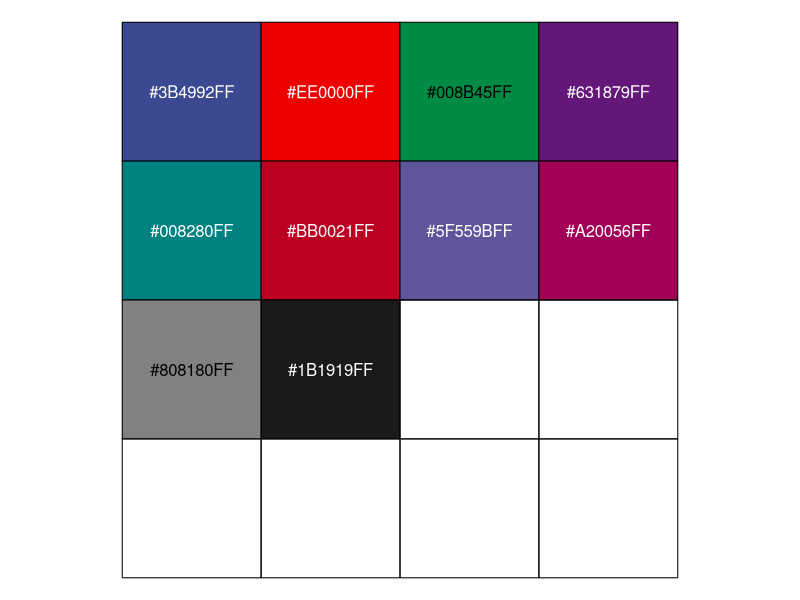
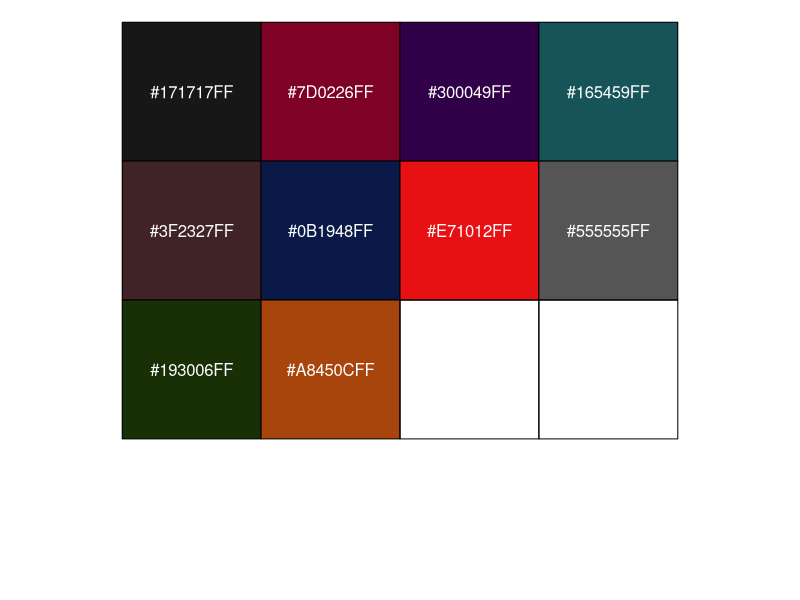
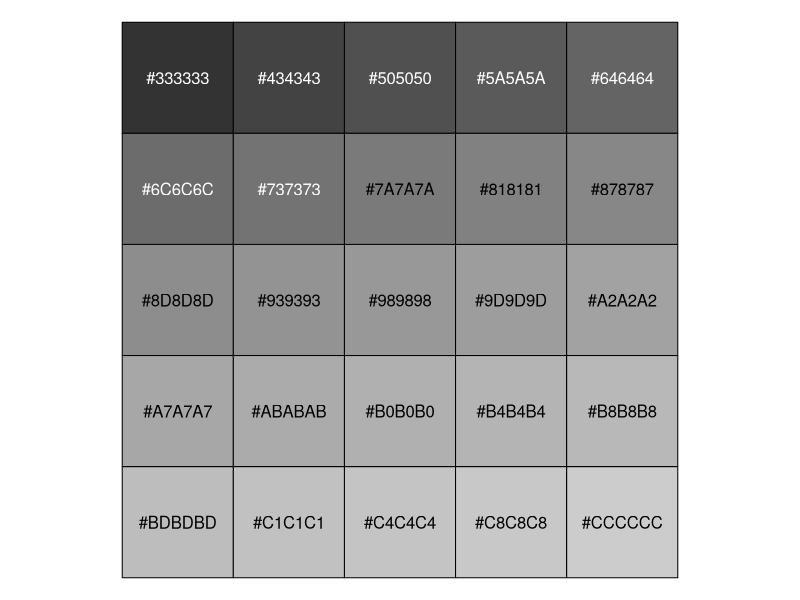
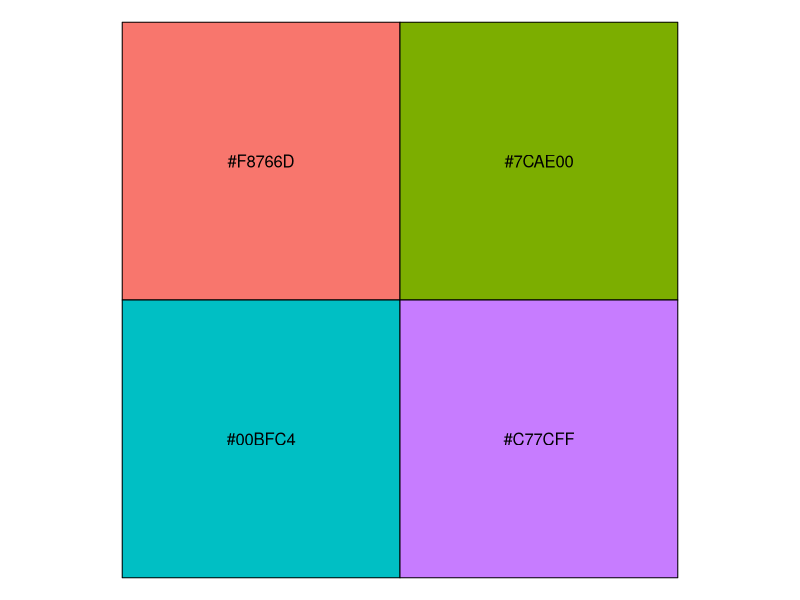
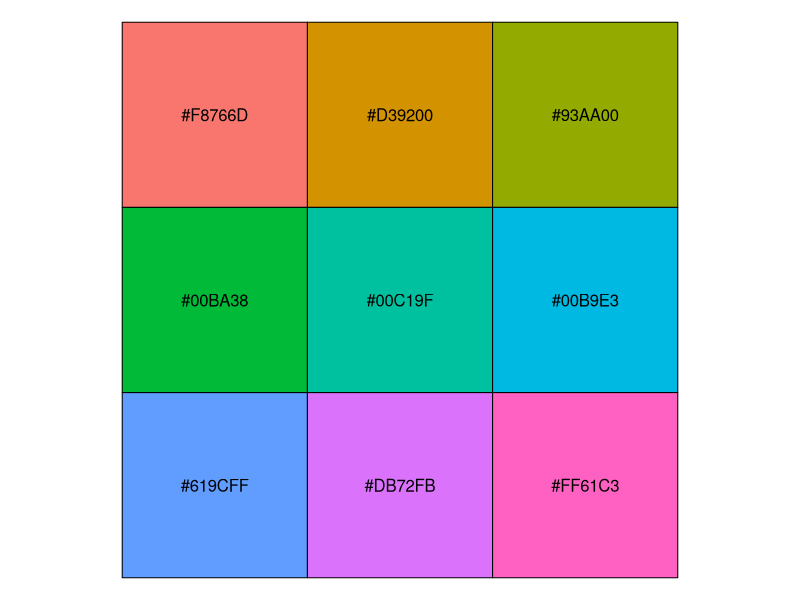
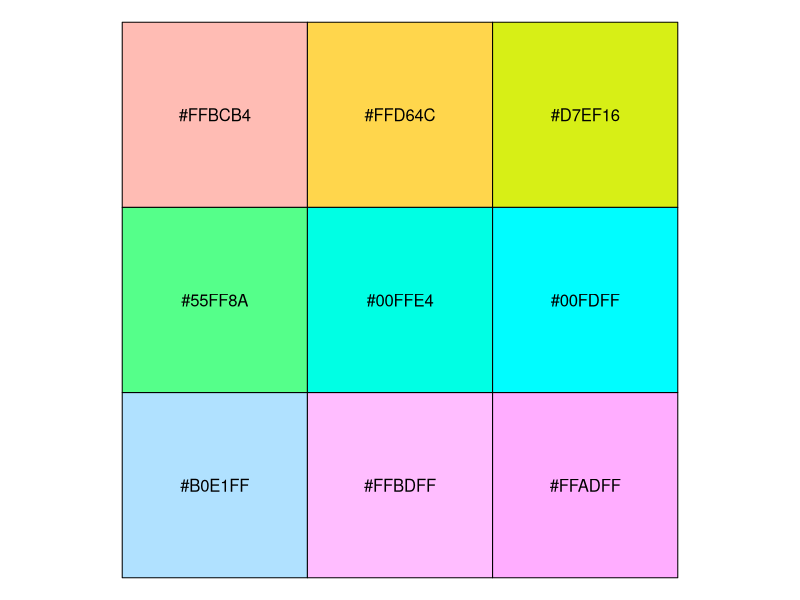
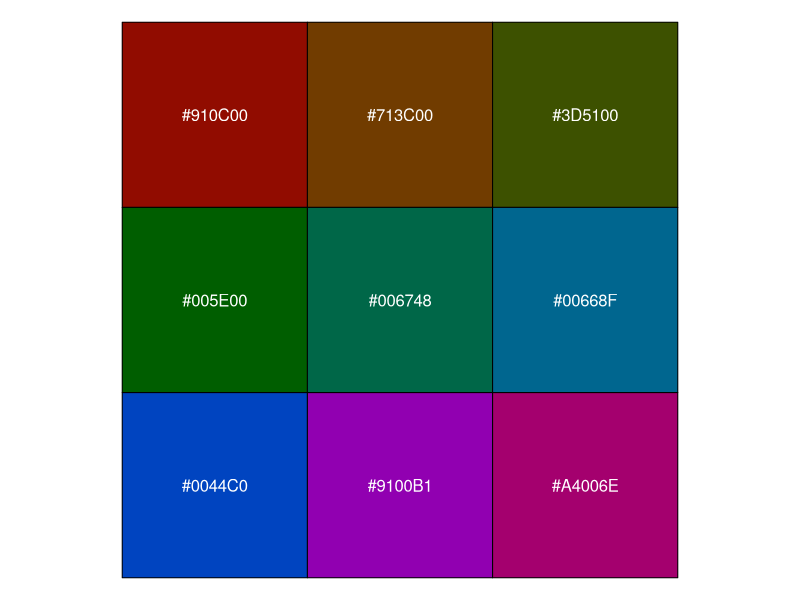
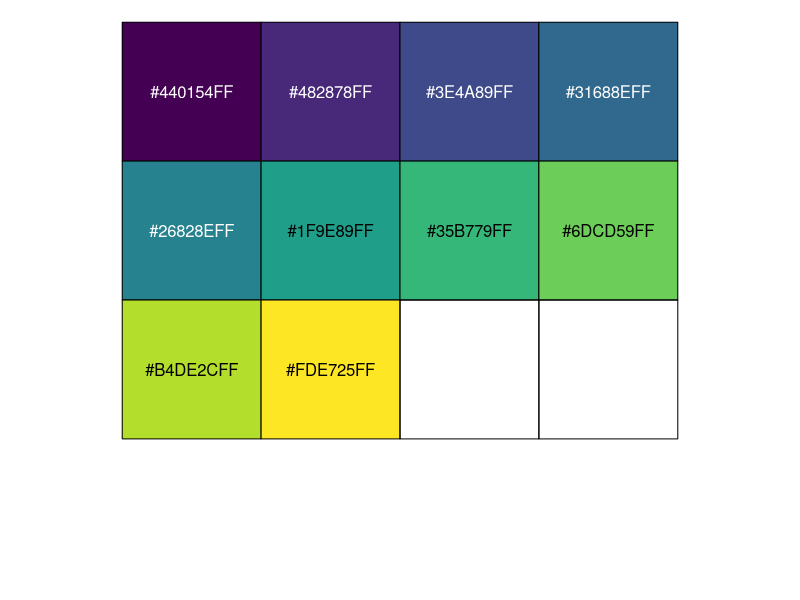

Recreate these plots in R, in order.
## ---- chunk 1
knitr::opts_chunk$set(echo = TRUE)
## ---- chunk 2
library(scales)
library(ggsci)
## ---- chunk 3
library("scales")
show_col(pal_aaas("default")(15))
## ---- chunk 4
library("scales")

#  Color palettes = "hallmarks_light", "hallmarks_dark", "signature_substitutions"
show_col(pal_cosmic("hallmarks_dark")(10))


show_col(pal_grey()(25)) # gradientes de grises

show_col(pal_hue()(4)) # paleta de 4 colores
show_col(pal_hue()(9)) # paleta de 9 colores
show_col(pal_hue(l = 90)(9)) # paleta de 9 colores con hue de 90
show_col(pal_hue(l = 30)(9)) # paleta de 9 colores con hue de 30
## ---- chunk 5
show_col(pal_viridis()(10))
show_col(pal_viridis(direction = -1)(6))
show_col(pal_viridis(begin = 0.2, end = 0.8)(4))
show_col(pal_viridis(option = "plasma")(6))




## ---- chunk 6

library(ggsci) # Scientific journal and Sci-fi themed color palettes for ggplot2
# colour_palettes= "category10", "category20", "category20b", "category20c"
show_col(pal_d3("category20b")(15))
## ---- chunk 7
library("scales")
show_col(pal_jama("default")(7))
## ---- chunk 8
library("scales")
show_col(pal_lancet("lanonc")(9))
## ---- chunk 9
show_col(pal_frontiers("default")(8))

## ---- chunk 10
library("ggplot2")
data("diamonds")

ggplot(
  subset(diamonds, carat >= 2.2),
  aes(x = table, y = price, colour = cut)
) +
  geom_point(alpha = 0.7) +
  geom_smooth(method = "loess", alpha = 0.1, size = 1, span = 1) +
  theme_dark() +
  theme(
    panel.background = element_rect(fill = "#2D2D2D"),
    legend.key = element_rect(fill = "#2D2D2D")
  ) +
  scale_color_frontiers()

ggplot(
  subset(diamonds, carat > 2.2 & depth > 55 & depth < 70),
  aes(x = depth, fill = cut)
) +
  geom_histogram(colour = "black", binwidth = 1, position = "dodge") +
  theme_dark() +
  theme(
    panel.background = element_rect(fill = "#2D2D2D")
  ) +
  scale_fill_frontiers()
## ---- chunk 11
ggplot(
  subset(diamonds, carat >= 2.2),
  aes(x = table, y = price, colour = cut)
) +
  geom_point(alpha = 0.7) +
  geom_smooth(method = "loess", alpha = 0.1, size = 1, span = 1) +
  theme_bw() +
  scale_color_simpsons()
## ---- chunk 12
show_col(pal_frontiers("default")(8))

## ---- chunk 13
show_col(pal_gsea("default")(12))
## ---- chunk 14

miscolores <- colorRampPalette(colors =c("#623dc2", "#53bc43", "#d22d2d", "#30a3cf","white" ))(5) 
# nota el valor al final es cuant colores tiene en su paletta. 

miscolores 

scales::show_col(miscolores) # para ver tus colores
## ---- chunk 15
library(ggplot2)
data(diamonds)

ggplot(diamonds, aes(x = color, fill = cut)) +
  geom_bar() +
  scale_fill_manual(values = miscolores)
